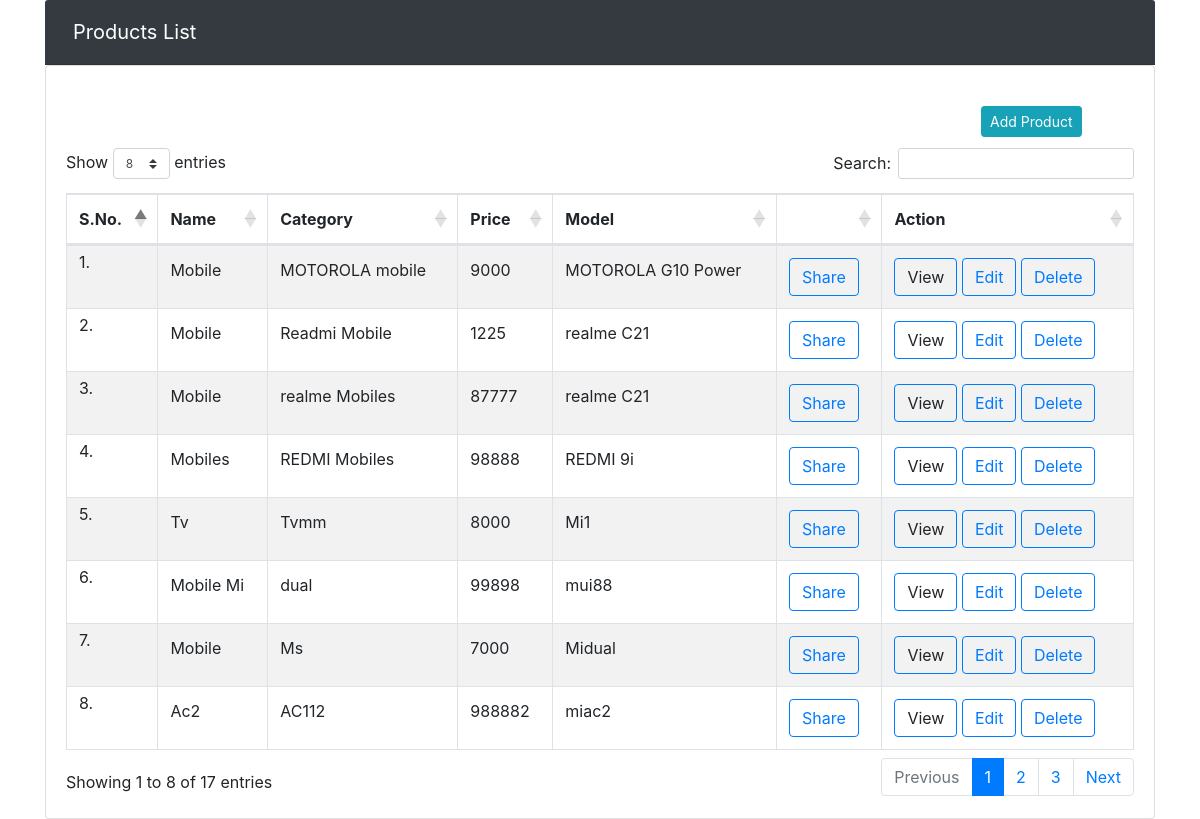
/index.php/products/dispdata, run on the app's committed database.
### tables this page shows
CREATE TABLE `products` (
  `product_id` int(128) NOT NULL,
  `name` varchar(128) NOT NULL,
  `price` varchar(32) NOT NULL,
  `category` varchar(128) NOT NULL,
  `model` varchar(25) NOT NULL
);

### application/controllers/Products.php (called while the page is built, shortened)
<?php
class Products extends CI_Controller
{
	public function __construct()
	{
	$this->load->database();
	$this->load->helper('url');
	$this->load->model('Products_model');
	}
	public function dispdata()
	{
	$result['data']=$this->Products_model->displayrecords();
	$this->load->view('viewproducts',$result);
	}
}
?>

### index.php (called while the page is built, shortened)
<?php
require_once BASEPATH.'core/CodeIgniter.php';

### application/models/Products_model.php (called while the page is built, shortened)
<?php
class Products_model extends CI_Model
{
	function displayrecords()
	{
	$query=$this->db->query("select * from products order by product_id desc");
	return $query->result();
	}
}

### application/views/viewproducts.php (the view, shortened to what this page needs)
<!DOCTYPE html>
<html lang="en" dir="ltr">
<head>
<link href="//maxcdn.bootstrapcdn.com/bootstrap/4.1.1/css/bootstrap.min.css" rel="stylesheet" id="bootstrap-css">
<link href="https://cdnjs.cloudflare.com/ajax/libs/twitter-bootstrap/4.5.2/css/bootstrap.css" rel="stylesheet" id="bootstrap-css">
<link href="https://cdn.datatables.net/1.10.24/css/dataTables.bootstrap4.min.css" rel="stylesheet" id="bootstrap-css">
<link href="https://cdn.datatables.net/buttons/1.7.0/css/buttons.bootstrap4.min.css" rel="stylesheet" id="bootstrap-css">
<link rel="stylesheet" href="https://maxcdn.bootstrapcdn.com/bootstrap/4.0.0/css/bootstrap.min.css">
  </head>
  <body>
    <div class="container">
      <nav class="navbar navbar-expand-md navbar-dark bg-dark card-header">
        <a class="navbar-brand" href="index.php"><i class="fas fa-home mr-2"></i>Products List</a>
      </nav>
     <div class="main-panel">
        <div class="content-wrapper">
          <div class="card">
            <div class="card-body">
			    <div class=" " style="margin-top:20px;">
  <div class="row">
 <div class="col-lg-10"><h2 class="card-title" style="font-size:25px" > &nbsp;</h2></div>
 <div class="col-lg-2"><button type="button" class="btn btn-info btn-sm"  onclick="gotoadd()" >Add Product</button></div>
   </div>
   </div>
              <div class="row">
                <div class="col-12">
                  <div class="table-responsive">
                    <table id="order-listing" class="table table-striped table-bordered" style="width:100%" >
                      <thead>
                        <tr>
						<th>S.No.</th>
                          <th>
                             Name
                          </th>
                          <th>
                           Category
                          </th>
                          <th>
                           Price
                          </th>
                           <th>
                           Model
                          </th>
						  <th>
                          </th>
                          <th>
                           Action
                          </th>
                        </tr>
                      </thead>
                      <tbody>
					  <?php
						 $ij=0;
						 foreach($data as $row){
							   $ij++;
				?>
                        <tr      >
                          <td class="py-1">
                           <?php echo $ij; ?>.
                          </td>
                           <td><?php echo $row->name; ?></td>
							<td><?php echo $row->category; ?></td>
                            <td><?php echo $row->price; ?></td>
                            <td><?php echo $row->model; ?></td>
			    <td><a
                  href="senddata?id=<?php echo $row->product_id ;?>" class="btn btn-outline-primary " >Share</a>
                </td>
				<td><a data-toggle="modal" data-target="#myModal"
                  onclick="javascript:view_product('<?php echo $row->product_id; ?>')" class="btn btn-outline-primary ">View</a>
                  <a href="updatedata?id=<?php echo $row->product_id ;?>" class="btn btn-outline-primary" >Edit</a>
                                <a href="deletedata?id=<?php echo $row->product_id ;?>" class="btn btn-outline-primary" onclick="return confirm('Are you sure to delete?')">Delete</a>
                            </td>
                        </tr>
                         <?php  }   ?>
                      </tbody>
                    </table>
                  </div>
                </div>
              </div>
            </div>
          </div>
        </div>
		 </div>
  </body>
</html>

### data on the page
products: name "Mobile", category "MOTOROLA mobile", price "9000", model "MOTOROLA G10 Power"
products: name "Mobile", category "Readmi Mobile", price "1225", model "realme C21"
products: name "Mobile", category "realme Mobiles", price "87777", model "realme C21"
products: name "Mobiles", category "REDMI Mobiles", price "98888", model "REDMI 9i"
products: name "Tv", category "Tvmm", price "8000", model "Mi1"
products: name "Mobile Mi", category "dual", price "99898", model "mui88"
products: name "Mobile", category "Ms", price "7000", model "Midual"
products: name "Ac2", category "AC112", price "988882", model "miac2"
